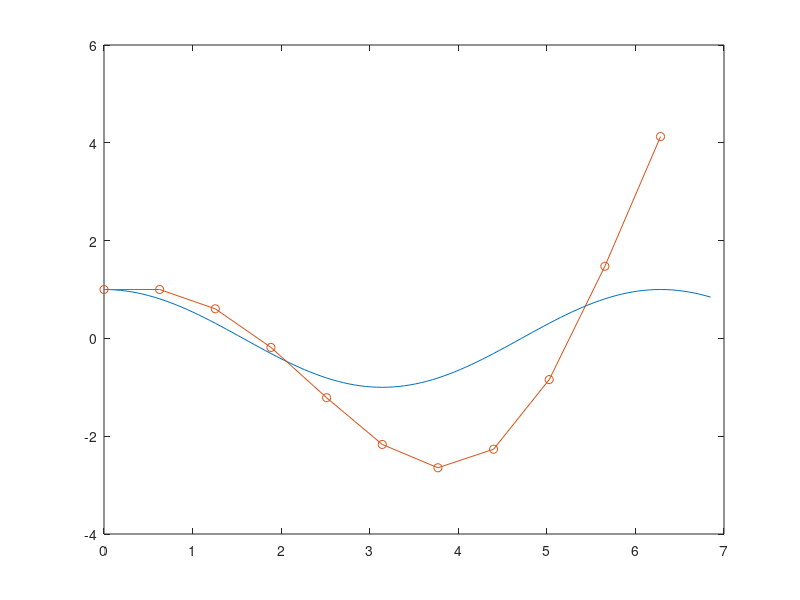
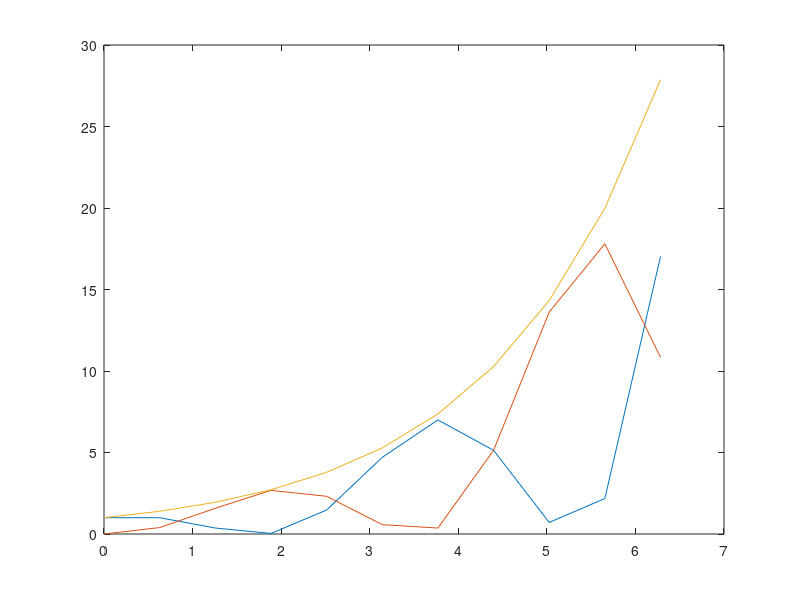

Here is the MATLAB script that generated these plots, in order:
alpha =1.;
x = 1.;
v = 0.;

Nstep = 10;
period = 2*pi*alpha;

dt = period/(Nstep)
N=Nstep*1+1;
ti= zeros(1,N);
for(i=1:N)
  ti(i) = (i-1)*dt;
endfor
tie= zeros(1,N*10);
for(i=1:N*10)
  tie(i) = (i-1)*dt/10.;
endfor
xi = zeros(1,N);
vi = zeros(1,N);
xiee = cos(alpha*tie);
viee = -alpha*sin(alpha*tie);
xie = cos(alpha*ti);
vie = -alpha*sin(alpha*ti);
Ee =  alpha*xie.*xie+vie.*vie;

% explicit (Euler) fi 12
fi = 1.
x = 1.;
v = 0.;
xi(1)  = x;
vi(1)  = v;
for(i=2:N)
  vp = v-dt*alpha*x;
  x = x+dt*v;
  v = vp;
  xi(i) = x;
  vi(i)  = v;  
endfor
E =  alpha*xi.*xi+vi.*vi;

figure(fi)
plot(tie,xiee,ti,xi,"-o")
hold off
figure(fi+1)
plot(ti, alpha*(xi.*xi), ti, vi.*vi , ti , E)
hold off
printf("explicite Euler, figures %d, %d \n", fi, fi+1)
printf("error x: %d, error v: %d , errorE: %d \n", abs(xie(N)-xi(N)), abs(vie(N)-vi(N)), E(N)-Ee(N) )

